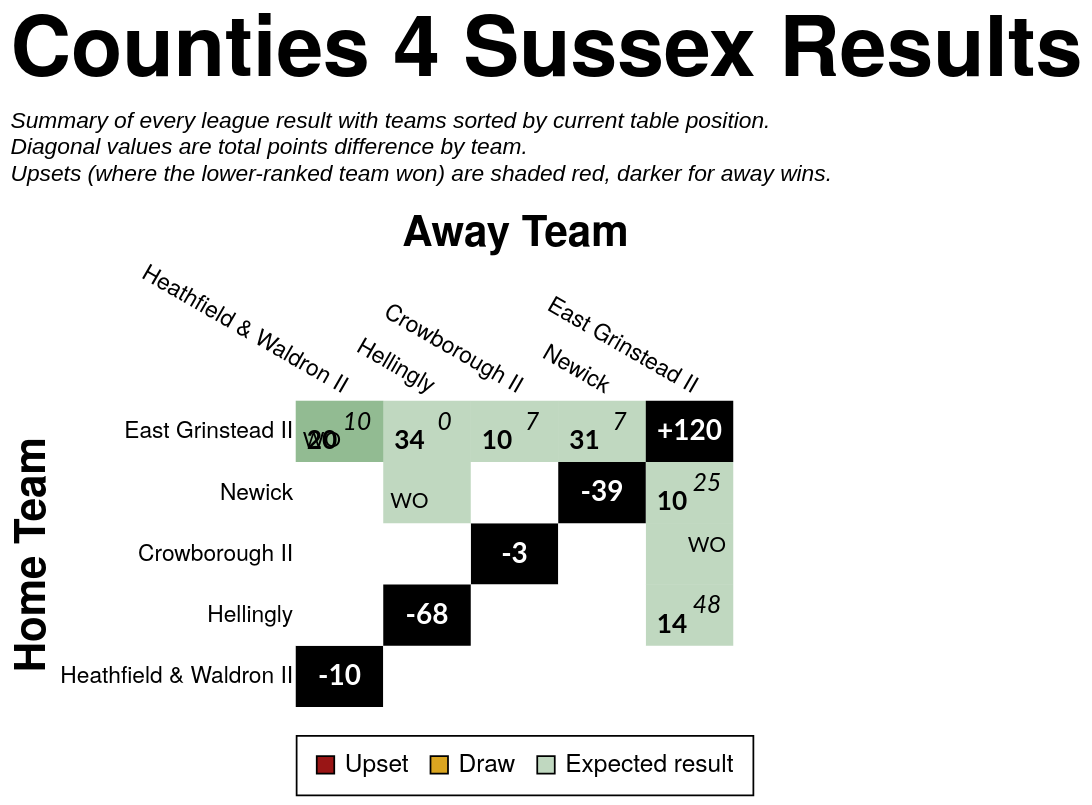

Vega-Lite specification for this chart:
### Vega-Lite specification from a JSON file in a GitHub repository (floating-point values rounded to 4 significant figures)
{"config": {"axis": {"labelFont": "PT Sans Narrow, Helvetica Neue, Helvetica, Arial, sans-serif", "titleFont": "PT Sans Narrow, Helvetica Neue, Helvetica, Arial, sans-serif", "labelFontSize": 13, "titleFontSize": 24, "gridColor": "#202947", "gridOpacity": 0.2, "zindex": 1}, "text": {"font": "Lato, sans-serif"}, "bar": {"cornerRadiusEnd": 5}, "header": {"labelFont": "PT Sans Narrow, Helvetica Neue, Helvetica, Arial, sans-serif", "titleFont": "PT Sans Narrow, Helvetica Neue, Helvetica, Arial, sans-serif", "labelFontSize": 24, "titleFontSize": 28, "labelFontWeight": "bold", "orient": "left"}, "legend": {"labelFont": "PT Sans Narrow, Helvetica Neue, Helvetica, Arial, sans-serif", "titleFont": "PT Sans Narrow, Helvetica Neue, Helvetica, Arial, sans-serif", "labelFontSize": 14, "titleFontSize": 16, "titlePadding": 5, "fillColor": "white", "strokeColor": "black", "padding": 10, "titleFontWeight": "lighter", "titleFontStyle": "italic", "titleColor": "gray", "offset": 10}, "title": {"font": "PT Sans Narrow, Helvetica Neue, Helvetica, Arial, sans-serif", "fontSize": 48, "fontWeight": "bold", "anchor": "start", "align": "center", "titlePadding": 20, "subtitlePadding": 10, "subtitleFontSize": 13, "subtitleColor": "", "subtitleFontStyle": "italic", "offset": 15, "color": "black"}, "axisX": {"labelAngle": 0}, "facet": {"title": null, "header": null, "align": {"row": "each", "column": "each"}, "spacing": 10}, "resolve": {"scale": {"y": "independent", "facet": "independent"}}, "background": "transparent", "scale": {"offsetBandPaddingOuter": 0.2, "offsetBandPaddingInner": 0.1}, "view": {"stroke": null, "background": "transparent"}}, "layer": [{"data": {"name": "data-1bce161154a463d0b15dbc6ff5da8784"}, "mark": {"type": "rect"}, "encoding": {"color": {"field": "unexpected_result", "legend": {"labelExpr": "datum.value === 'Upset (Away Win)' ? 'Upset' : datum.value", "labelLimit": 220, "offset": 16, "orient": "bottom", "symbolStrokeColor": "black", "symbolStrokeWidth": 1, "values": ["Upset (Away Win)", "Draw", "Expected result"]}, "scale": {"domain": ["Expected result", "Upset (Home Win)", "Upset (Away Win)", "Draw", "To be played", "N/A"], "range": ["#146f1444", "#991515bb", "#991515", "goldenrod", "white", "black"]}, "title": null, "type": "nominal"}, "opacity": {"condition": {"test": "datum.home_team == param_39['home_team'] || datum.away_team == param_39['home_team'] || !isValid(param_39['home_team'])", "value": 1.0}, "value": 0.1}, "tooltip": [{"field": "home_team", "title": "Home", "type": "nominal"}, {"field": "away_team", "title": "Away", "type": "nominal"}, {"field": "home_score_text", "title": "Home Score", "type": "nominal"}, {"field": "away_score_text", "title": "Away Score", "type": "nominal"}, {"field": "result", "title": "Result", "type": "nominal"}, {"field": "unexpected_result", "title": "Unexpectedness", "type": "nominal"}, {"field": "date", "format": "%d %b %Y", "title": "Date", "type": "temporal"}], "x": {"axis": {"domain": false, "grid": false, "labelAngle": 30, "orient": "top", "ticks": false}, "field": "away_team", "sort": ["Heathfield & Waldron II", "Hellingly", "Crowborough II", "Newick", "East Grinstead II"], "title": "Away Team", "type": "nominal"}, "y": {"axis": {"domain": false, "grid": false, "ticks": false}, "field": "home_team", "sort": ["East Grinstead II", "Newick", "Crowborough II", "Hellingly", "Heathfield & Waldron II"], "title": "Home Team", "type": "nominal"}}, "name": "view_40"}, {"data": {"name": "data-1bce161154a463d0b15dbc6ff5da8784"}, "mark": {"type": "text", "fontStyle": "italic", "size": 14, "xOffset": 10, "yOffset": -5}, "encoding": {"color": {"condition": {"test": "(datum.home_team == param_39['home_team'] || datum.away_team == param_39['home_team'] || !isValid(param_39['home_team'])) && datum.unexpected_result == 'Expected result'", "value": "black"}, "value": "white"}, "text": {"field": "away_score_text", "type": "nominal"}, "x": {"field": "away_team", "sort": ["Heathfield & Waldron II", "Hellingly", "Crowborough II", "Newick", "East Grinstead II"], "type": "nominal"}, "y": {"field": "home_team", "sort": ["East Grinstead II", "Newick", "Crowborough II", "Hellingly", "Heathfield & Waldron II"], "type": "nominal"}}, "transform": [{"filter": "datum.away_score_text != '' && datum.away_score_text != 'WO'"}]}, {"data": {"name": "data-1bce161154a463d0b15dbc6ff5da8784"}, "mark": {"type": "text", "size": 12, "xOffset": 10, "yOffset": -5}, "encoding": {"color": {"condition": {"test": "(datum.home_team == param_39['home_team'] || datum.away_team == param_39['home_team'] || !isValid(param_39['home_team'])) && datum.unexpected_result == 'Expected result'", "value": "black"}, "value": "white"}, "text": {"field": "away_score_text", "type": "nominal"}, "x": {"field": "away_team", "sort": ["Heathfield & Waldron II", "Hellingly", "Crowborough II", "Newick", "East Grinstead II"], "type": "nominal"}, "y": {"field": "home_team", "sort": ["East Grinstead II", "Newick", "Crowborough II", "Hellingly", "Heathfield & Waldron II"], "type": "nominal"}}, "transform": [{"filter": "datum.away_score_text == 'WO'"}]}, {"data": {"name": "data-1bce161154a463d0b15dbc6ff5da8784"}, "mark": {"type": "text", "fontWeight": "bold", "size": 15, "xOffset": -10, "yOffset": 5}, "encoding": {"color": {"condition": {"test": "(datum.home_team == param_39['home_team'] || datum.away_team == param_39['home_team'] || !isValid(param_39['home_team'])) && datum.unexpected_result == 'Expected result'", "value": "black"}, "value": "white"}, "text": {"field": "home_score_text", "type": "nominal"}, "x": {"field": "away_team", "sort": ["Heathfield & Waldron II", "Hellingly", "Crowborough II", "Newick", "East Grinstead II"], "type": "nominal"}, "y": {"field": "home_team", "sort": ["East Grinstead II", "Newick", "Crowborough II", "Hellingly", "Heathfield & Waldron II"], "type": "nominal"}}, "transform": [{"filter": "datum.home_score_text != '' && datum.home_score_text != 'WO'"}]}, {"data": {"name": "data-1bce161154a463d0b15dbc6ff5da8784"}, "mark": {"type": "text", "size": 12, "xOffset": -10, "yOffset": 5}, "encoding": {"color": {"condition": {"test": "(datum.home_team == param_39['home_team'] || datum.away_team == param_39['home_team'] || !isValid(param_39['home_team'])) && datum.unexpected_result == 'Expected result'", "value": "black"}, "value": "white"}, "text": {"field": "home_score_text", "type": "nominal"}, "x": {"field": "away_team", "sort": ["Heathfield & Waldron II", "Hellingly", "Crowborough II", "Newick", "East Grinstead II"], "type": "nominal"}, "y": {"field": "home_team", "sort": ["East Grinstead II", "Newick", "Crowborough II", "Hellingly", "Heathfield & Waldron II"], "type": "nominal"}}, "transform": [{"filter": "datum.home_score_text == 'WO'"}]}, {"data": {"name": "data-943e7b5a84a8ffe87dd0d63b149552a4"}, "mark": {"type": "text", "color": "white", "fontWeight": "bold", "size": 16}, "encoding": {"text": {"field": "display_text", "type": "nominal"}, "tooltip": [{"field": "home_team", "title": "Team", "type": "nominal"}, {"field": "display_text", "title": "Points Difference", "type": "nominal"}], "x": {"field": "away_team", "sort": ["Heathfield & Waldron II", "Hellingly", "Crowborough II", "Newick", "East Grinstead II"], "type": "nominal"}, "y": {"field": "home_team", "sort": ["East Grinstead II", "Newick", "Crowborough II", "Hellingly", "Heathfield & Waldron II"], "type": "nominal"}}}], "height": {"step": 35}, "params": [{"name": "param_39", "select": {"type": "point", "clear": "dblclick", "fields": ["home_team"], "on": "click"}, "value": null, "views": ["view_40"]}], "title": {"text": "Counties 4 Sussex Results", "subtitle": ["Summary of every league result with teams sorted by current table position.", "Diagonal values are total points difference by team.", "Upsets (where the lower-ranked team won) are shaded red, darker for away wins."]}, "width": {"step": 50}, "$schema": "https://vega.github.io/schema/vega-lite/v5.20.1.json", "datasets": {"data-1bce161154a463d0b15dbc6ff5da8784": [{"home_team": "Crowborough II", "away_team": "Crowborough II", "match_id": null, "date": "", "home_score": null, "away_score": null, "home_walkover": null, "away_walkover": null, "result": "N/A", "home_score_text": "", "away_score_text": "", "wo_result": "", "score_text": "", "display_text": "-3", "is_diagonal": true, "result_simple": "N/A", "unexpected_result": "N/A", "unexpected_opacity": 1.0}, {"home_team": "Crowborough II", "away_team": "East Grinstead II", "match_id": "1083348", "date": "2023-11-18T00:00:00", "home_score": null, "away_score": null, "home_walkover": false, "away_walkover": true, "result": "Away Win", "home_score_text": "", "away_score_text": "WO", "wo_result": "AWO", "score_text": "WO", "display_text": "WO", "is_diagonal": false, "result_simple": "Away Win", "unexpected_result": "Expected result", "unexpected_opacity": 0.25}, {"home_team": "Crowborough II", "away_team": "Heathfield & Waldron II", "match_id": null, "date": "", "home_score": null, "away_score": null, "home_walkover": null, "away_walkover": null, "result": "To be played", "home_score_text": "", "away_score_text": "", "wo_result": "", "score_text": "", "display_text": "", "is_diagonal": false, "result_simple": "To be played", "unexpected_result": "To be played", "unexpected_opacity": 1.0}, {"home_team": "Crowborough II", "away_team": "Hellingly", "match_id": null, "date": "", "home_score": null, "away_score": null, "home_walkover": null, "away_walkover": null, "result": "To be played", "home_score_text": "", "away_score_text": "", "wo_result": "", "score_text": "", "display_text": "", "is_diagonal": false, "result_simple": "To be played", "unexpected_result": "To be played", "unexpected_opacity": 1.0}, {"home_team": "Crowborough II", "away_team": "Newick", "match_id": null, "date": "", "home_score": null, "away_score": null, "home_walkover": null, "away_walkover": null, "result": "To be played", "home_score_text": "", "away_score_text": "", "wo_result": "", "score_text": "", "display_text": "", "is_diagonal": false, "result_simple": "To be played", "unexpected_result": "To be played", "unexpected_opacity": 1.0}, {"home_team": "East Grinstead II", "away_team": "Crowborough II", "match_id": "1083358", "date": "2024-02-03T00:00:00", "home_score": 10, "away_score": 7, "home_walkover": false, "away_walkover": false, "result": "Home Win (LBP)", "home_score_text": "10", "away_score_text": "7", "wo_result": "", "score_text": "10-7", "display_text": "10-7", "is_diagonal": false, "result_simple": "Home Win", "unexpected_result": "Expected result", "unexpected_opacity": 0.25}, {"home_team": "East Grinstead II", "away_team": "East Grinstead II", "match_id": null, "date": "", "home_score": null, "away_score": null, "home_walkover": null, "away_walkover": null, "result": "N/A", "home_score_text": "", "away_score_text": "", "wo_result": "", "score_text": "", "display_text": "+120", "is_diagonal": true, "result_simple": "N/A", "unexpected_result": "N/A", "unexpected_opacity": 1.0}, {"home_team": "East Grinstead II", "away_team": "Heathfield & Waldron II", "match_id": "1111548", "date": "2024-01-20T00:00:00", "home_score": 20, "away_score": 10, "home_walkover": false, "away_walkover": false, "result": "Home Win", "home_score_text": "20", "away_score_text": "10", "wo_result": "", "score_text": "20-10", "display_text": "20-10", "is_diagonal": false, "result_simple": "Home Win", "unexpected_result": "Expected result", "unexpected_opacity": 0.25}, {"home_team": "East Grinstead II", "away_team": "Heathfield & Waldron II", "match_id": "1105112", "date": "2023-12-09T00:00:00", "home_score": null, "away_score": null, "home_walkover": true, "away_walkover": false, "result": "Home Win", "home_score_text": "WO", "away_score_text": "", "wo_result": "HWO", "score_text": "WO", "display_text": "WO", "is_diagonal": false, "result_simple": "Home Win", "unexpected_result": "Expected result", "unexpected_opacity": 0.25}, {"home_team": "East Grinstead II", "away_team": "Hellingly", "match_id": "1083351", "date": "2023-12-02T00:00:00", "home_score": 34, "away_score": 0, "home_walkover": false, "away_walkover": false, "result": "Home Win", "home_score_text": "34", "away_score_text": "0", "wo_result": "", "score_text": "34-0", "display_text": "34-0", "is_diagonal": false, "result_simple": "Home Win", "unexpected_result": "Expected result", "unexpected_opacity": 0.25}, {"home_team": "East Grinstead II", "away_team": "Newick", "match_id": "1083365", "date": "2024-03-02T00:00:00", "home_score": 31, "away_score": 7, "home_walkover": false, "away_walkover": false, "result": "Home Win", "home_score_text": "31", "away_score_text": "7", "wo_result": "", "score_text": "31-7", "display_text": "31-7", "is_diagonal": false, "result_simple": "Home Win", "unexpected_result": "Expected result", "unexpected_opacity": 0.25}, {"home_team": "Heathfield & Waldron II", "away_team": "Crowborough II", "match_id": null, "date": "", "home_score": null, "away_score": null, "home_walkover": null, "away_walkover": null, "result": "To be played", "home_score_text": "", "away_score_text": "", "wo_result": "", "score_text": "", "display_text": "", "is_diagonal": false, "result_simple": "To be played", "unexpected_result": "To be played", "unexpected_opacity": 1.0}, {"home_team": "Heathfield & Waldron II", "away_team": "East Grinstead II", "match_id": null, "date": "", "home_score": null, "away_score": null, "home_walkover": null, "away_walkover": null, "result": "To be played", "home_score_text": "", "away_score_text": "", "wo_result": "", "score_text": "", "display_text": "", "is_diagonal": false, "result_simple": "To be played", "unexpected_result": "To be played", "unexpected_opacity": 1.0}, {"home_team": "Heathfield & Waldron II", "away_team": "Heathfield & Waldron II", "match_id": null, "date": "", "home_score": null, "away_score": null, "home_walkover": null, "away_walkover": null, "result": "N/A", "home_score_text": "", "away_score_text": "", "wo_result": "", "score_text": "", "display_text": "-10", "is_diagonal": true, "result_simple": "N/A", "unexpected_result": "N/A", "unexpected_opacity": 1.0}, {"home_team": "Heathfield & Waldron II", "away_team": "Hellingly", "match_id": null, "date": "", "home_score": null, "away_score": null, "home_walkover": null, "away_walkover": null, "result": "To be played", "home_score_text": "", "away_score_text": "", "wo_result": "", "score_text": "", "display_text": "", "is_diagonal": false, "result_simple": "To be played", "unexpected_result": "To be played", "unexpected_opacity": 1.0}, {"home_team": "Heathfield & Waldron II", "away_team": "Newick", "match_id": null, "date": "", "home_score": null, "away_score": null, "home_walkover": null, "away_walkover": null, "result": "To be played", "home_score_text": "", "away_score_text": "", "wo_result": "", "score_text": "", "display_text": "", "is_diagonal": false, "result_simple": "To be played", "unexpected_result": "To be played", "unexpected_opacity": 1.0}, {"home_team": "Hellingly", "away_team": "Crowborough II", "match_id": null, "date": "", "home_score": null, "away_score": null, "home_walkover": null, "away_walkover": null, "result": "To be played", "home_score_text": "", "away_score_text": "", "wo_result": "", "score_text": "", "display_text": "", "is_diagonal": false, "result_simple": "To be played", "unexpected_result": "To be played", "unexpected_opacity": 1.0}, {"home_team": "Hellingly", "away_team": "East Grinstead II", "match_id": "1083362", "date": "2024-02-17T00:00:00", "home_score": 14, "away_score": 48, "home_walkover": false, "away_walkover": false, "result": "Away Win", "home_score_text": "14", "away_score_text": "48", "wo_result": "", "score_text": "14-48", "display_text": "14-48", "is_diagonal": false, "result_simple": "Away Win", "unexpected_result": "Expected result", "unexpected_opacity": 0.25}, {"home_team": "Hellingly", "away_team": "Heathfield & Waldron II", "match_id": null, "date": "", "home_score": null, "away_score": null, "home_walkover": null, "away_walkover": null, "result": "To be played", "home_score_text": "", "away_score_text": "", "wo_result": "", "score_text": "", "display_text": "", "is_diagonal": false, "result_simple": "To be played", "unexpected_result": "To be played", "unexpected_opacity": 1.0}, {"home_team": "Hellingly", "away_team": "Hellingly", "match_id": null, "date": "", "home_score": null, "away_score": null, "home_walkover": null, "away_walkover": null, "result": "N/A", "home_score_text": "", "away_score_text": "", "wo_result": "", "score_text": "", "display_text": "-68", "is_diagonal": true, "result_simple": "N/A", "unexpected_result": "N/A", "unexpected_opacity": 1.0}, {"home_team": "Hellingly", "away_team": "Newick", "match_id": null, "date": "", "home_score": null, "away_score": null, "home_walkover": null, "away_walkover": null, "result": "To be played", "home_score_text": "", "away_score_text": "", "wo_result": "", "score_text": "", "display_text": "", "is_diagonal": false, "result_simple": "To be played", "unexpected_result": "To be played", "unexpected_opacity": 1.0}, {"home_team": "Newick", "away_team": "Crowborough II", "match_id": null, "date": "", "home_score": null, "away_score": null, "home_walkover": null, "away_walkover": null, "result": "To be played", "home_score_text": "", "away_score_text": "", "wo_result": "", "score_text": "", "display_text": "", "is_diagonal": false, "result_simple": "To be played", "unexpected_result": "To be played", "unexpected_opacity": 1.0}, {"home_team": "Newick", "away_team": "East Grinstead II", "match_id": "1083338", "date": "2023-10-21T00:00:00", "home_score": 10, "away_score": 25, "home_walkover": false, "away_walkover": false, "result": "Away Win", "home_score_text": "10", "away_score_text": "25", "wo_result": "", "score_text": "10-25", "display_text": "10-25", "is_diagonal": false, "result_simple": "Away Win", "unexpected_result": "Expected result", "unexpected_opacity": 0.25}, {"home_team": "Newick", "away_team": "Heathfield & Waldron II", "match_id": null, "date": "", "home_score": null, "away_score": null, "home_walkover": null, "away_walkover": null, "result": "To be played", "home_score_text": "", "away_score_text": "", "wo_result": "", "score_text": "", "display_text": "", "is_diagonal": false, "result_simple": "To be played", "unexpected_result": "To be played", "unexpected_opacity": 1.0}, {"home_team": "Newick", "away_team": "Hellingly", "match_id": "1115967", "date": "2024-04-20T00:00:00", "home_score": null, "away_score": null, "home_walkover": true, "away_walkover": false, "result": "Home Win", "home_score_text": "WO", "away_score_text": "", "wo_result": "HWO", "score_text": "WO", "display_text": "WO", "is_diagonal": false, "result_simple": "Home Win", "unexpected_result": "Expected result", "unexpected_opacity": 0.25}, {"home_team": "Newick", "away_team": "Newick", "match_id": null, "date": "", "home_score": null, "away_score": null, "home_walkover": null, "away_walkover": null, "result": "N/A", "home_score_text": "", "away_score_text": "", "wo_result": "", "score_text": "", "display_text": "-39", "is_diagonal": true, "result_simple": "N/A", "unexpected_result": "N/A", "unexpected_opacity": 1.0}], "data-943e7b5a84a8ffe87dd0d63b149552a4": [{"home_team": "Crowborough II", "away_team": "Crowborough II", "match_id": null, "date": "", "home_score": null, "away_score": null, "home_walkover": null, "away_walkover": null, "result": "N/A", "home_score_text": "", "away_score_text": "", "wo_result": "", "score_text": "", "display_text": "-3", "is_diagonal": true, "result_simple": "N/A", "unexpected_result": "N/A", "unexpected_opacity": 1.0}, {"home_team": "East Grinstead II", "away_team": "East Grinstead II", "match_id": null, "date": "", "home_score": null, "away_score": null, "home_walkover": null, "away_walkover": null, "result": "N/A", "home_score_text": "", "away_score_text": "", "wo_result": "", "score_text": "", "display_text": "+120", "is_diagonal": true, "result_simple": "N/A", "unexpected_result": "N/A", "unexpected_opacity": 1.0}, {"home_team": "Heathfield & Waldron II", "away_team": "Heathfield & Waldron II", "match_id": null, "date": "", "home_score": null, "away_score": null, "home_walkover": null, "away_walkover": null, "result": "N/A", "home_score_text": "", "away_score_text": "", "wo_result": "", "score_text": "", "display_text": "-10", "is_diagonal": true, "result_simple": "N/A", "unexpected_result": "N/A", "unexpected_opacity": 1.0}, {"home_team": "Hellingly", "away_team": "Hellingly", "match_id": null, "date": "", "home_score": null, "away_score": null, "home_walkover": null, "away_walkover": null, "result": "N/A", "home_score_text": "", "away_score_text": "", "wo_result": "", "score_text": "", "display_text": "-68", "is_diagonal": true, "result_simple": "N/A", "unexpected_result": "N/A", "unexpected_opacity": 1.0}, {"home_team": "Newick", "away_team": "Newick", "match_id": null, "date": "", "home_score": null, "away_score": null, "home_walkover": null, "away_walkover": null, "result": "N/A", "home_score_text": "", "away_score_text": "", "wo_result": "", "score_text": "", "display_text": "-39", "is_diagonal": true, "result_simple": "N/A", "unexpected_result": "N/A", "unexpected_opacity": 1.0}]}}
